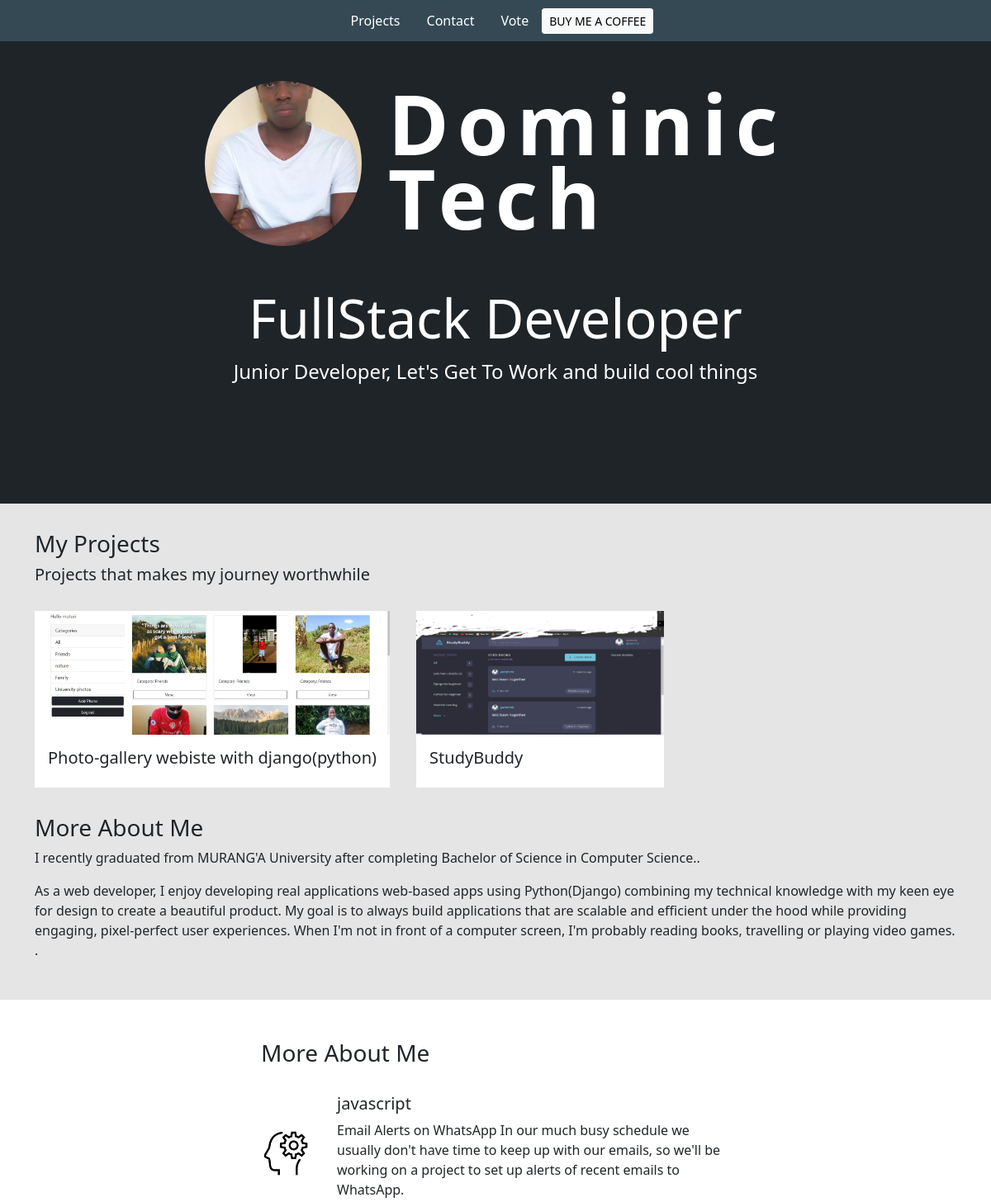
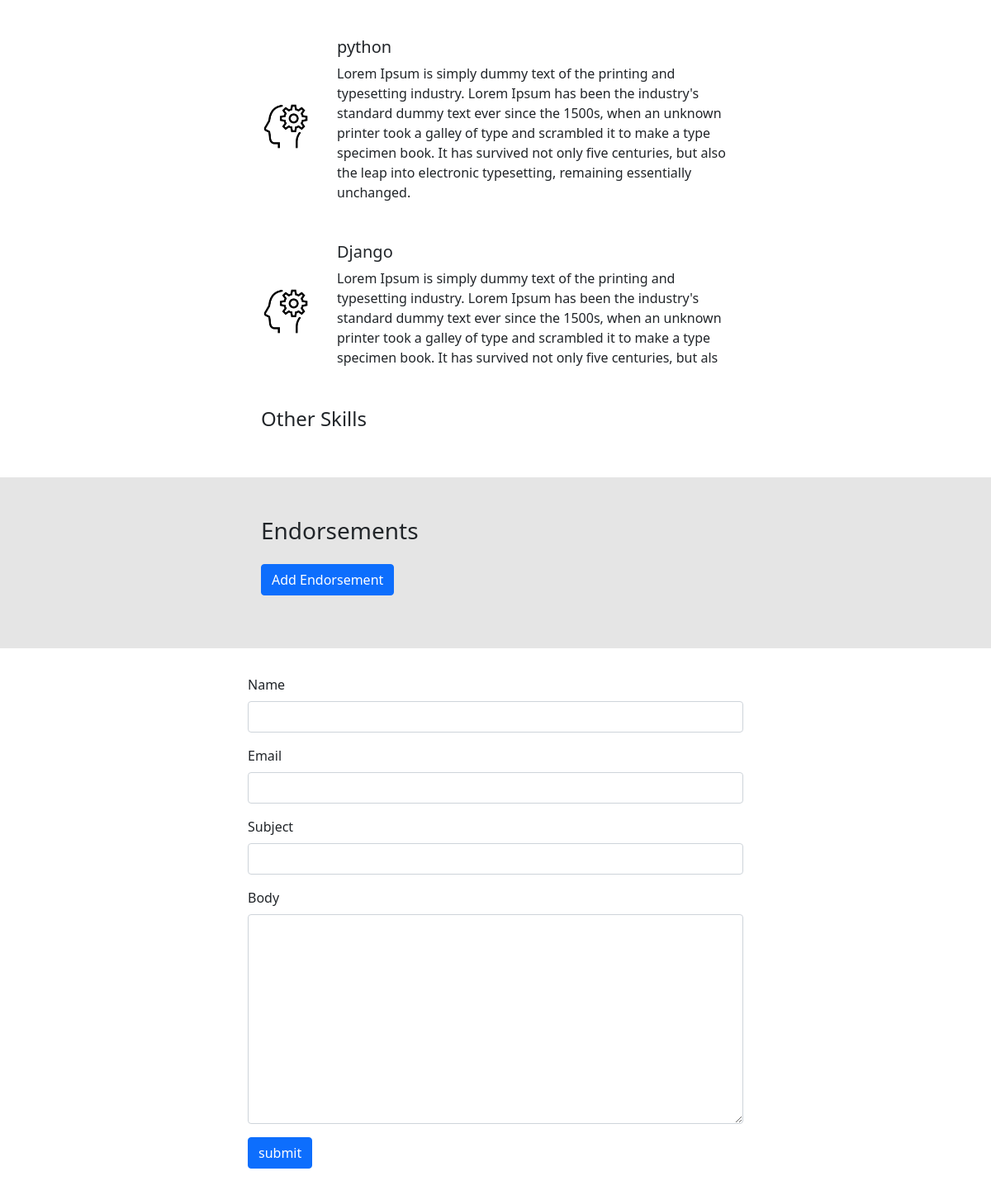
The page / on the database its author committed (2 pictures, top to bottom).
### base/models.py (models this page shows, shortened)
class Project(models.Model):
    title = models.CharField(max_length=200)
    thumbnail = models.ImageField(null=True)
    body = RichTextUploadingField()
    slug = models.SlugField(null=True, blank=True)
    created = models.DateTimeField(auto_now_add=True)
    id = models.UUIDField(default=uuid.uuid4,  unique=True,
                          primary_key=True, editable=False)

class Skill(models.Model):
    title = models.CharField(max_length=200)
    body = models.TextField(null=True, blank=True)
    logo = models.ImageField(null=True, default="skill.png")
    created = models.DateTimeField(auto_now_add=True)
    id = models.UUIDField(default=uuid.uuid4,  unique=True,
                          primary_key=True, editable=False)

class Message(models.Model):
    name = models.CharField(max_length=200, null=True)
    email = models.CharField(max_length=200, null=True)
    subject = models.CharField(max_length=200, null=True)
    body = models.TextField()
    is_read = models.BooleanField(default=False)
    created = models.DateTimeField(auto_now_add=True)
    id = models.UUIDField(default=uuid.uuid4,  unique=True,
                          primary_key=True, editable=False)

### base/views.py (the view)
# urls.py: path('', views.homePage, name="home"),
def homePage(request):
    projects = Project.objects.all()
    detailedSkills = Skill.objects.exclude(body='')
    skills = Skill.objects.filter(body='')
    endorsements = Endorsement.objects.filter(approved=True)
    form = MessageForm()
    if request.method == 'POST':
        form = MessageForm(request.POST)
        if form.is_valid():
            form.save()
            messages.success(request, 'You message was successfully sent!.')
    context = {'projects': projects, 'skills': skills,
               'detailedSkills': detailedSkills, 'form': form, 'endorsements': endorsements}
    return render(request, 'base/home.html', context)

### base/forms.py
class MessageForm(ModelForm):
    class Meta:
        model = Message
        fields = '__all__'
        exclude = ['is_read']
    def __init__(self, *args, **kwargs):
        super(MessageForm, self).__init__(*args, **kwargs)
        self.fields['name'].widget.attrs.update(
            {'class': 'form-control'})
        self.fields['email'].widget.attrs.update(
            {'class': 'form-control', })
        self.fields['subject'].widget.attrs.update(
            {'class': 'form-control', })
        self.fields['body'].widget.attrs.update(
            {'class': 'form-control', })

### base/templates/base/home.html (shortened to what this page needs)
{% extends 'base/main.html' %}
{% load static %}
{% block content %}
<section class="hero">
    <div class="hero--content">
        <div class="hero--content--intro">
            <img id="profile_pic" src="{% static 'images/domi.jpg' %}">
            <h1 class="intro--name">Dominic <br> Tech</h1>
        </div>
        <div class="hero--content--subheadline">
            <h3 class="description">FullStack Developer</h3>
            <p class="slogan">Junior Developer, Let's Get To Work and build cool things</p>
        </div>
    </div>
</section>
<section class="container section--2">
    <h3>My Projects</h3>
    <h5>Projects that makes my journey worthwhile</h5>
    <div class="projects--wrapper">
        {% for project in projects %}
        <div class="project--column">
            <a href="{% url 'project' project.id %}">
                <img class="project--thumbnail" src="{{project.thumbnail.url}}">
            </a>
            <div class="project--body">
                <h5>{{project.title}}</h5>
            </div>
        </div>
        {% empty %}
        <h3>There are no projects in the database...</h3 {% endfor %} </div>
        <div class="about--wrapper">
            <h3>More About Me</h3>
            <p>I recently graduated from MURANG'A University after
                completing Bachelor of Science in Computer Science..</p>
            <p> As a web developer, I enjoy developing real applications web-based apps using Python(Django)
                 combining my technical knowledge with my keen eye for design to create a beautiful product.
                  My goal is to always build applications that are scalable and efficient under the hood while providing engaging, pixel-perfect user experiences.
                When I'm not in front of a computer screen, I'm probably reading books, travelling or playing video games.
            .</p>
        </div>
</section>
<section class="section--1">
    <div class="skills--container">
        <h3>More About Me</h3>
        {% for skill in detailedSkills %}
        <div class="skill--wrapper">
            {% if skill.logo %}
            <img class="skill--logo" src="{{skill.logo.url}}">
            {% endif %}
            <div>
                <h5>{{skill.title}}</h5>
                <p>{{skill.body}}</p>
            </div>
        </div>
        {% endfor %}
        <h4>Other Skills</h4>
    </div>
</section>
<section class="section--2">
    <div class="skills--container">
        <h3>Endorsements</h3>
        <a class="btn btn-primary my-3" href="{% url 'add-endorsement' %}">Add Endorsement</a>
    </div>
</section>
<section class="section--1">
    <div class="container">
        <form class="contact--form" method="POST">
            {% for field in form %}
            <div class="mb-3">
                <label for="exampleInputPassword1" class="form-label">{{field.label}}</label>
                {{field}}
            </div>
            {% endfor %}
            <input class="btn btn-primary" type="submit" value="submit">
        </form>
    </div>
</section>
{% endblock content %}

### base/templates/base/main.html (shortened to what this page needs)
<!DOCTYPE html>
{% load static %}
<html>
<head>
    <link href="https://cdn.jsdelivr.net/npm/bootstrap@5.0.1/dist/css/bootstrap.min.css" rel="stylesheet"
>
    <link rel='stylesheet' type='text/css' media='screen' href="{% static 'styles/main.css' %}">
</head>
<body>
    {% include 'base/navbar.html' %}
    {% block content %}
    {% endblock content %}
</body>
</html>

### base/templates/base/navbar.html (shortened to what this page needs)
<section class="navigation-bar">
    <a class="nav-link" href="{% url 'home' %}">
        Projects
    </a>
    <a class="nav-link" href="#">
        Contact
    </a>
    <a class="nav-link" href="{% url 'chart' %}">
        Vote
    </a>
    <a class="btn btn-light btn-sm" href="{% url 'donation' %}">
        BUY ME A COFFEE
    </a>
</section>

### static/styles/main.css (style rules this page uses)
body { background-color: #E5E5E5; }
.section--1 { background-color: #fff; padding-top: 2em; padding-bottom: 2em; }
.section--2 { background-color: #E5E5E5; padding-top: 2em; padding-bottom: 2em; }
.navigation-bar { background-color: #354955; height: 50px; display: flex; justify-content: center; align-items: center; }
.nav-link { color: #fff; }
.hero { background-color: #1F2428; min-height: 70vh; color: #fff; }
#profile_pic { height: 200px; width: 200px; object-fit: cover; border-radius: 50%; }
.hero--content { width: 800px; margin: 0 auto; padding: 3em; }
.hero--content--intro { display: flex; color: #fff; justify-content: center; align-items: center; gap: 2em; margin-bottom: 3em; }
.intro--name { font-size: 100px; letter-spacing: .1em; font-weight: 700; line-height: .9em; }
.description { font-size: 65px; text-align: center; }
.slogan { font-size: 24px; text-align: center; }
.projects--wrapper { display: flex; justify-content: flex-start; gap: 2em; margin-top: 2em; margin-bottom: 2em; overflow-x: auto; }
.project--column { min-width: 300px; }
.project--thumbnail { width: 100%; height: 150px; object-fit: cover; }
.project--body { background-color: #fff; padding: 1em; }
.skills--container { width: 600px; margin: 0 auto; padding: 1em; }
.skill--wrapper { margin-top: 2em; margin-bottom: 2em; display: flex; gap: 2em; align-items: center; }
.skill--logo { width: 60px; object-fit: contain; }
.contact--form { display: block; max-width: 600px; margin: 0 auto; }

### rows shown on the page
Project: thumbnail (picture), title "Photo-gallery webiste with django(python)"
Project: thumbnail (picture), title "StudyBuddy"
Skill: logo (picture), title "javascript", body "Email Alerts on WhatsApp In our much busy schedule we usually don't have time to keep up with our emails, so we'll be working on a project to set up alerts of recent emails to WhatsApp."
Skill: logo (picture), title "python", body "Lorem Ipsum is simply dummy text of the printing and typesetting industry. Lorem Ipsum has been the industry's standard dummy text ever since the 1500s, when an unknown printer took a galley of type and scrambled it to make a type specimen book. It has survived not only five centuries, but also the leap into electronic typesetting, remaining essentially unchanged."
Skill: logo (picture), title "Django", body "Lorem Ipsum is simply dummy text of the printing and typesetting industry. Lorem Ipsum has been the industry's standard dummy text ever since the 1500s, when an unknown printer took a galley of type and scrambled it to make a type specimen book. It has survived not only five centuries, but als"

### other values the page prints
{{ field.label }} "Name" "Email" "Subject" "Body"
